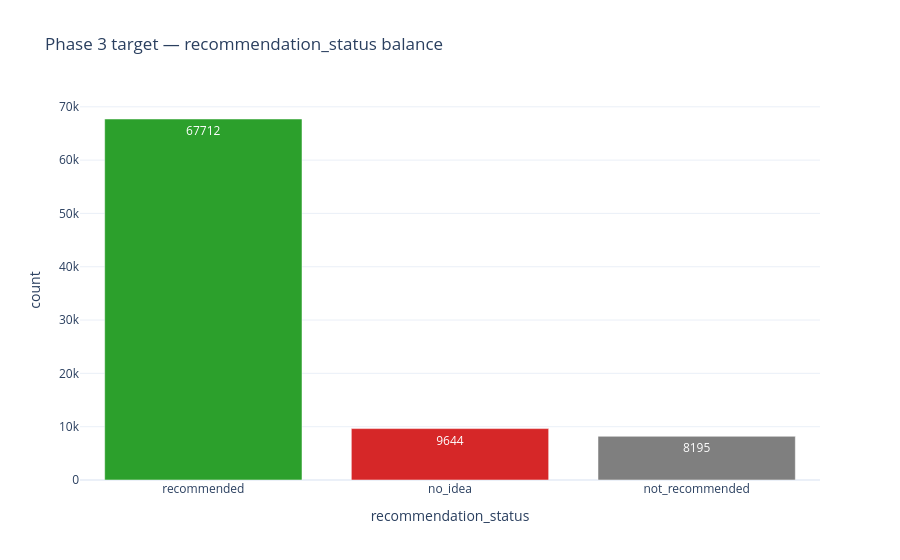
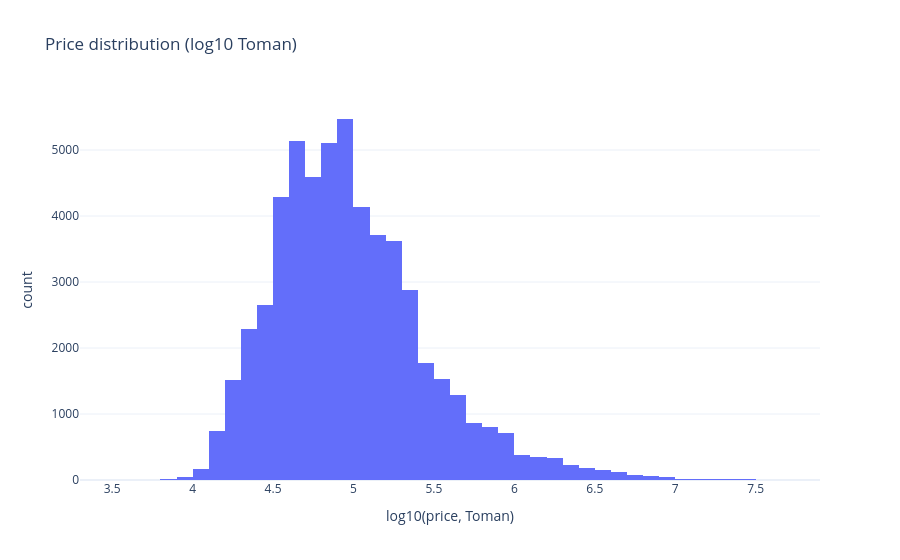
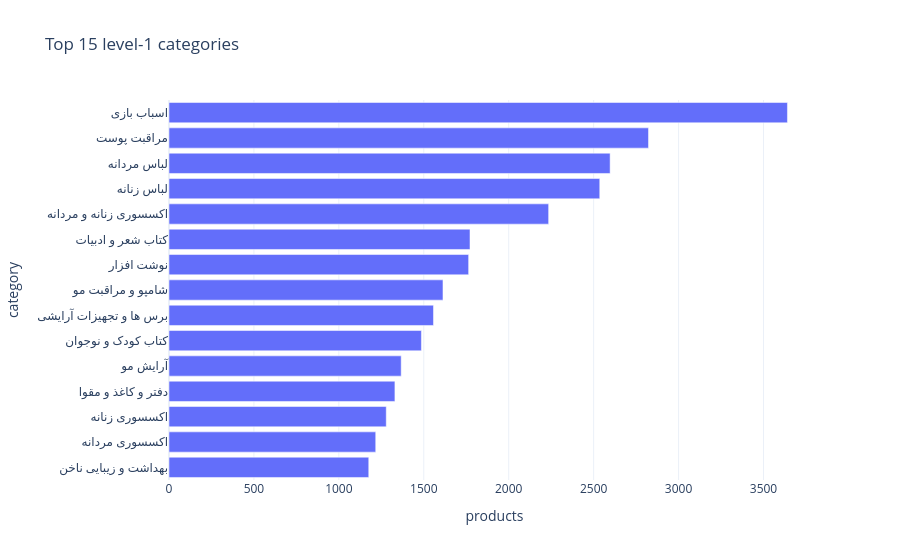

Notebook cell for these charts, in order:
### Code cell
fig_recommendation_balance(comments_df).show()
fig_price_distribution(products_df).show()
fig_top_categories(products_df).show()

### Figure 1 — Plotly figure (JSON) as saved in the notebook; plotly's stock layout.template omitted (floating-point values rounded to 4 significant figures)
{"data": [{"alignmentgroup": "True", "hovertemplate": "recommendation_status=%{x}<br>count=%{y}<br>text=%{text}<extra></extra>", "legendgroup": "", "marker": {"color": ["#2ca02c", "#d62728", "#7f7f7f"], "pattern": {"shape": ""}}, "name": "", "offsetgroup": "", "orientation": "v", "showlegend": false, "text": [67712, 9644, 8195], "textposition": "auto", "type": "bar", "x": ["recommended", "no_idea", "not_recommended"], "xaxis": "x", "y": [67712, 9644, 8195], "yaxis": "y"}], "layout": {"barmode": "relative", "legend": {"tracegroupgap": 0}, "title": {"text": "Phase 3 target — recommendation_status balance"}, "xaxis": {"anchor": "y", "domain": [0, 1], "title": {"text": "recommendation_status"}}, "yaxis": {"anchor": "x", "domain": [0, 1], "title": {"text": "count"}}}}

### Figure 2 — Plotly figure (JSON) as saved in the notebook; plotly's stock layout.template omitted (floating-point values rounded to 4 significant figures; data arrays with more than 128 entries replaced by an {"elided": "..."} marker saying what was removed)
{"data": [{"alignmentgroup": "True", "bingroup": "x", "hovertemplate": "variable=price_clean<br>log10(price, Toman)=%{x}<br>count=%{y}<extra></extra>", "legendgroup": "price_clean", "marker": {"color": "#636efa", "pattern": {"shape": ""}}, "name": "price_clean", "nbinsx": 60, "offsetgroup": "price_clean", "orientation": "v", "showlegend": true, "type": "histogram", "x": {"elided": "55348 float values"}, "xaxis": "x", "yaxis": "y"}], "layout": {"barmode": "relative", "legend": {"title": {"text": "variable"}, "tracegroupgap": 0}, "showlegend": false, "title": {"text": "Price distribution (log10 Toman)"}, "xaxis": {"anchor": "y", "domain": [0, 1], "title": {"text": "log10(price, Toman)"}}, "yaxis": {"anchor": "x", "domain": [0, 1], "title": {"text": "count"}}}}

### Figure 3 — Plotly figure (JSON) as saved in the notebook; plotly's stock layout.template omitted (floating-point values rounded to 4 significant figures)
{"data": [{"alignmentgroup": "True", "hovertemplate": "products=%{x}<br>category=%{y}<extra></extra>", "legendgroup": "", "marker": {"color": "#636efa", "pattern": {"shape": ""}}, "name": "", "offsetgroup": "", "orientation": "h", "showlegend": false, "textposition": "auto", "type": "bar", "x": [1176, 1217, 1279, 1330, 1367, 1486, 1557, 1613, 1764, 1772, 2235, 2536, 2597, 2823, 3641], "xaxis": "x", "y": ["بهداشت و زیبایی ناخن", "اکسسوری مردانه", "اکسسوری زنانه", "دفتر و کاغذ و مقوا", "آرایش مو", "کتاب کودک و نوجوان", "برس ها و تجهیزات آرایشی", "شامپو و مراقبت مو", "نوشت افزار", "کتاب شعر و ادبیات", "اکسسوری زنانه و مردانه", "لباس زنانه", "لباس مردانه", "مراقبت پوست", "اسباب بازی"], "yaxis": "y"}], "layout": {"barmode": "relative", "legend": {"tracegroupgap": 0}, "title": {"text": "Top 15 level-1 categories"}, "xaxis": {"anchor": "y", "domain": [0, 1], "title": {"text": "products"}}, "yaxis": {"anchor": "x", "domain": [0, 1], "title": {"text": "category"}}}}
